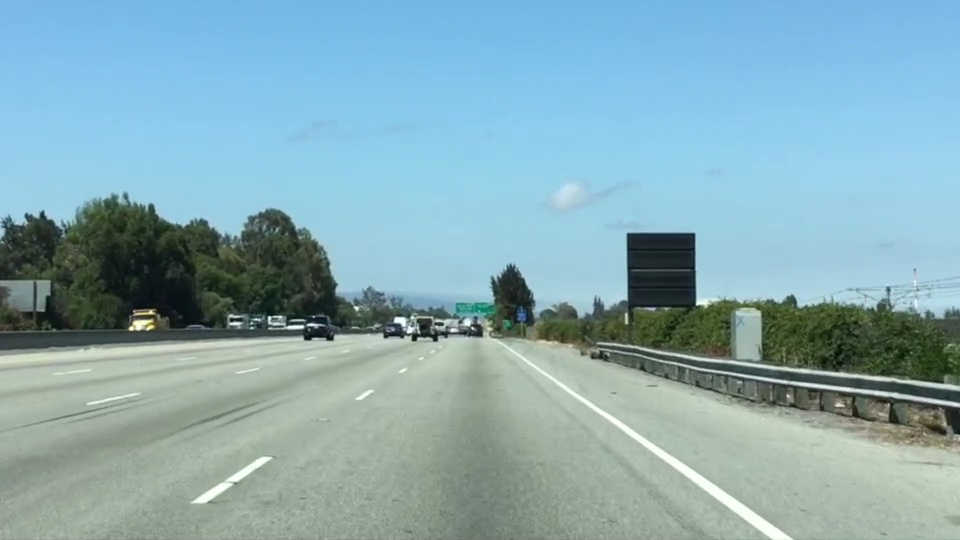
#> input picture P1 - Computer Vision/test.jpg, 960 x 540 px
$ jupyter execute 'Computer Vision.ipynb'
#> lines starting #> are read from the running program, lines starting #| are printed output that depends on the picture; after the words box and inside, x2 and y2 are one past the last pixel; in counts of white or black regions, pixels touching at a corner belong together
[cell 1]
import matplotlib.pyplot as plt
import matplotlib.image as mpimg
import numpy as np

# Color filtering

[cell 2]
# Read in the image and print out some stats
image = mpimg.imread('test.jpg')
#> image is the input picture: shape (540, 960, 3); mean R, G, B 135.5, 171.1, 179.2
print('This image is: ',type(image),
         'with dimensions:', image.shape)
#| This image is:  <class 'numpy.ndarray'> with dimensions: (540, 960, 3)

# Grab the x and y size and make a copy of the image
ysize = image.shape[0]
#> ysize = 540
xsize = image.shape[1]
#> xsize = 960
# Note: always make a copy rather than simply using "="
color_select = np.copy(image)

[cell 3]
# Define our color selection criteria

red_threshold = 200
green_threshold = 200
blue_threshold = 200
rgb_threshold = [red_threshold, green_threshold, blue_threshold]

[cell 4]
# Identify pixels below the threshold
thresholds = (image[:,:,0] < rgb_threshold[0]) \
            | (image[:,:,1] < rgb_threshold[1]) \
            | (image[:,:,2] < rgb_threshold[2])
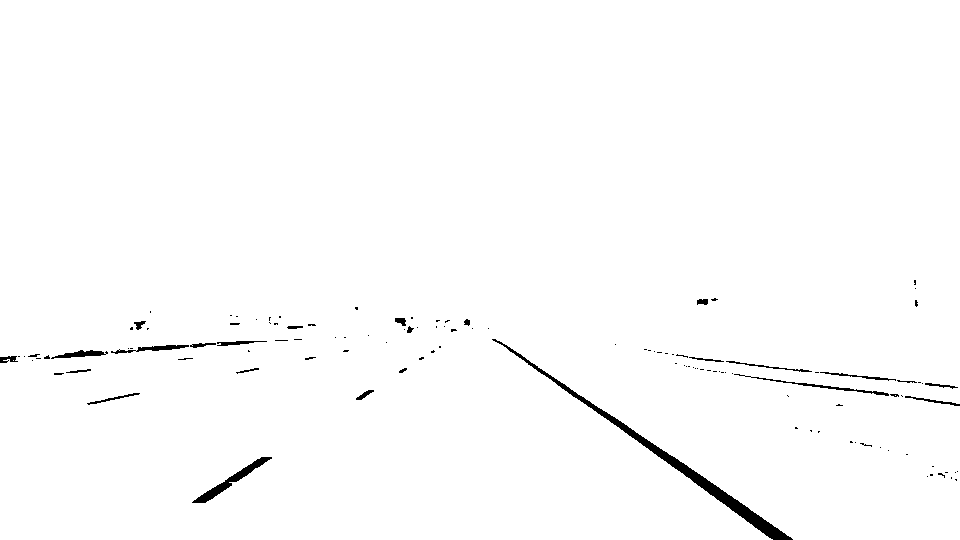
#> thresholds: shape (540, 960) bool; 98.9% white; 121 black regions (95 under 20 px), largest, box (x1, y1, x2, y2) and area: (492, 339, 793, 540) 2493, (192, 457, 272, 503) 624, (734, 374, 889, 396) 302
color_select[thresholds] = [0,0,0]

# Display the image
plt.imshow(color_select)
plt.show()

# Uncomment the following code if you are running the code locally and wish to save the image
# mpimg.imsave("test-after.png", color_select)

# Region Masking

[cell 5]
import matplotlib.pyplot as plt
import matplotlib.image as mpimg
import numpy as np

# Read in the image and print some stats
image = mpimg.imread('test.jpg')
print('This image is: ', type(image),
         'with dimensions:', image.shape)
#| This image is:  <class 'numpy.ndarray'> with dimensions: (540, 960, 3)

# Pull out the x and y sizes and make a copy of the image
ysize = image.shape[0]
xsize = image.shape[1]
region_select = np.copy(image)

# Define a triangle region of interest
# Keep in mind the origin (x=0, y=0) is in the upper left in image processing

left_bottom = [0, 540]
right_bottom = [960, 540]
apex = [480, 330]

# Fit lines (y=Ax+B) to identify the  3 sided region of interest
# np.polyfit() returns the coefficients [A, B] of the fit
fit_left = np.polyfit((left_bottom[0], apex[0]), (left_bottom[1], apex[1]), 1)
fit_right = np.polyfit((right_bottom[0], apex[0]), (right_bottom[1], apex[1]), 1)
fit_bottom = np.polyfit((left_bottom[0], right_bottom[0]), (left_bottom[1], right_bottom[1]), 1)

# Find the region inside the lines
XX, YY = np.meshgrid(np.arange(0, xsize), np.arange(0, ysize))
region_thresholds = (YY > (XX*fit_left[0] + fit_left[1])) & \
                    (YY > (XX*fit_right[0] + fit_right[1])) & \
                    (YY < (XX*fit_bottom[0] + fit_bottom[1]))

# Color pixels red which are inside the region of interest
region_select[region_thresholds] = [255, 0, 0]
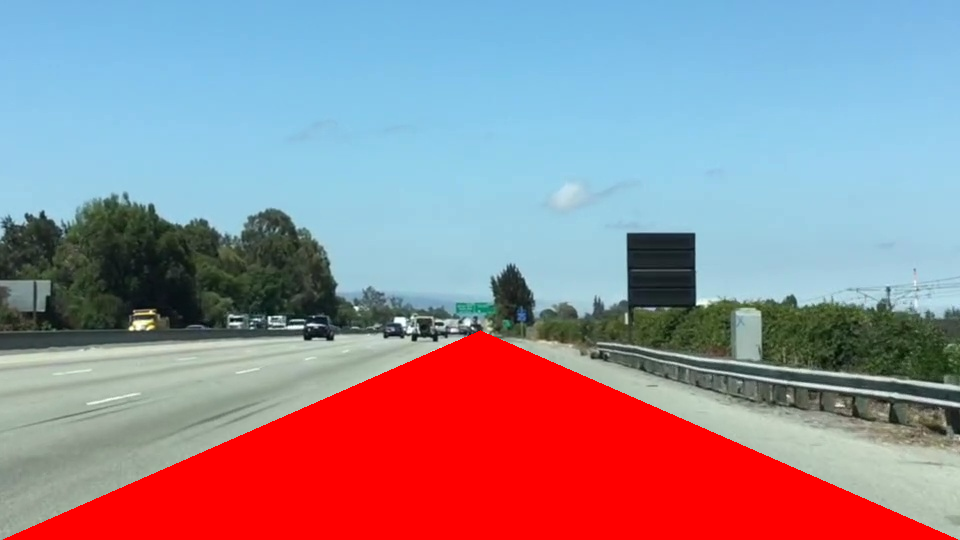
#> region_select: shape (540, 960, 3); 19.36% of pixels changed, all inside (x1, y1, x2, y2) = (3, 330, 958, 540)

# Display the image
plt.imshow(region_select)

# uncomment if plot does not display
# plt.show()

# Color selection and region masking

[cell 6]
# Read in the image
image = mpimg.imread('test.jpg')

# Grab the x and y sizes and make two copies of the image
# With one copy we'll extract only the pixels that meet our selection,
# then we'll paint those pixels red in the original image to see our selection
# overlaid on the original.
ysize = image.shape[0]
xsize = image.shape[1]
color_select= np.copy(image)
line_image = np.copy(image)

# Define our color criteria
red_threshold = 200
green_threshold = 200
blue_threshold = 200
rgb_threshold = [red_threshold, green_threshold, blue_threshold]

# Define a triangle region of interest (Note: if you run this code,
# Keep in mind the origin (x=0, y=0) is in the upper left in image processing

left_bottom = [0, 540]
right_bottom = [960, 540]
apex = [480, 330]

fit_left = np.polyfit((left_bottom[0], apex[0]), (left_bottom[1], apex[1]), 1)
fit_right = np.polyfit((right_bottom[0], apex[0]), (right_bottom[1], apex[1]), 1)
fit_bottom = np.polyfit((left_bottom[0], right_bottom[0]), (left_bottom[1], right_bottom[1]), 1)

# Mask pixels below the threshold
color_thresholds = (image[:,:,0] < rgb_threshold[0]) | \
                    (image[:,:,1] < rgb_threshold[1]) | \
                    (image[:,:,2] < rgb_threshold[2])

# Find the region inside the lines
XX, YY = np.meshgrid(np.arange(0, xsize), np.arange(0, ysize))
region_thresholds = (YY > (XX*fit_left[0] + fit_left[1])) & \
                    (YY > (XX*fit_right[0] + fit_right[1])) & \
                    (YY < (XX*fit_bottom[0] + fit_bottom[1]))
# Mask color selection
color_select[color_thresholds] = [0,0,0]
# Find where image is both colored right and in the region
line_image[~color_thresholds & region_thresholds] = [255,0,0]
#> line_image: shape (540, 960, 3); 0.62% of pixels changed, all inside (x1, y1, x2, y2) = (192, 339, 793, 540)

# Display our two output images
plt.imshow(color_select)
plt.imshow(line_image)

# uncomment if plot does not display
# plt.show()

# Canny edge detection

[cell 7]
import matplotlib.pyplot as plt
import matplotlib.image as mpimg
image = mpimg.imread('exit-ramp.jpg')
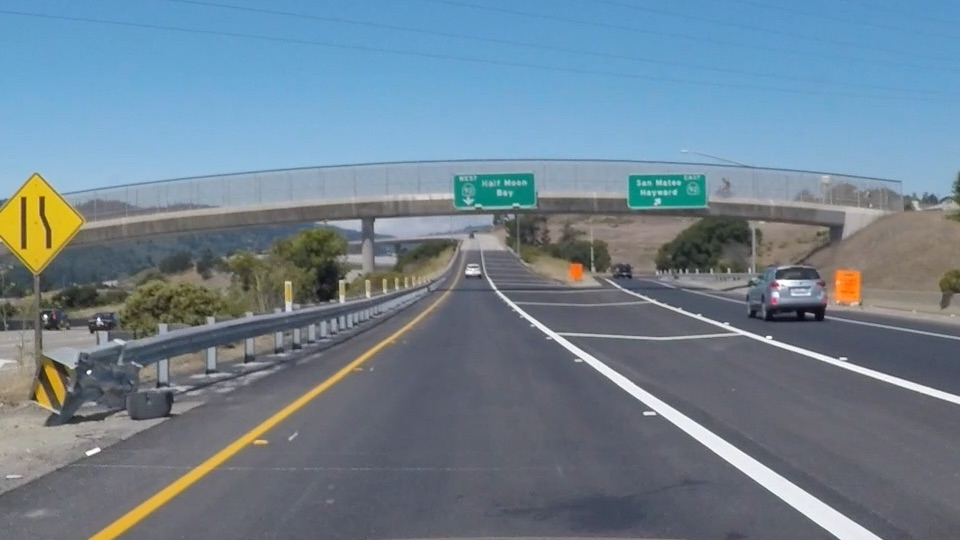
#> input picture P1 - Computer Vision/exit-ramp.jpg, 960 x 540 px
#> image is the input picture: shape (540, 960, 3); mean R, G, B 111.3, 130.2, 144.4
plt.imshow(image)

[cell 8]
import cv2  #bringing in OpenCV libraries
gray = cv2.cvtColor(image, cv2.COLOR_RGB2GRAY) #grayscale conversion
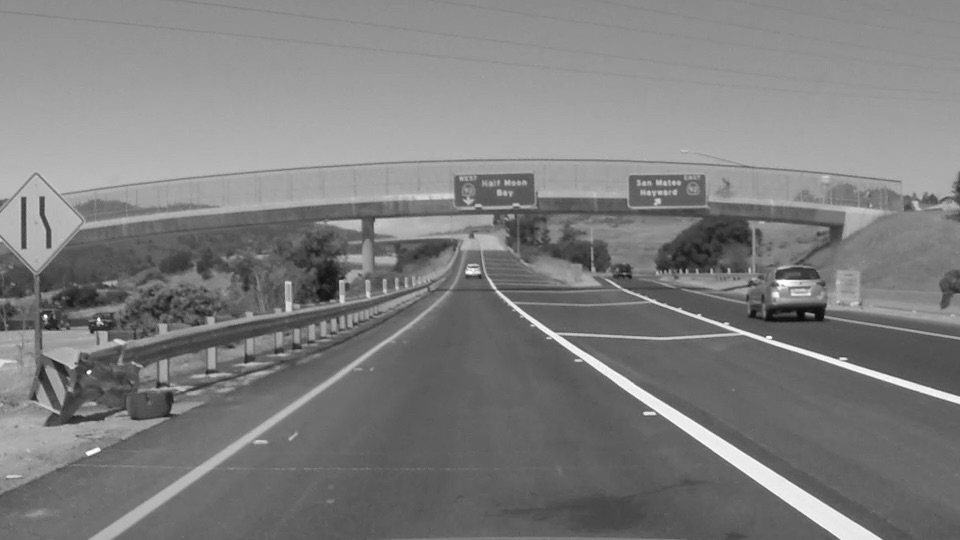
#> gray: shape (540, 960); min 7, max 255, mean 126.2
plt.imshow(gray, cmap='gray')

[cell 9]
#doing all the relevant imports
import matplotlib.pyplot as plt
import matplotlib.image as mpimg
import numpy as np
import cv2

# Read in the image and convert to grayscale
image = mpimg.imread('exit-ramp.jpg')
gray = cv2.cvtColor(image, cv2.COLOR_RGB2GRAY)

# Define a kernel size for Gaussian smoothing / blurring
# Note: this step is optional as cv2.Canny() applies a 5x5 Gaussian internally
kernel_size = 5
blur_gray = cv2.GaussianBlur(gray,(kernel_size, kernel_size), 0)

# Define parameters for Canny and run it
# NOTE: if you try running this code you might want to change these!
low_threshold = 50
high_threshold = 150
edges = cv2.Canny(blur_gray, low_threshold, high_threshold)
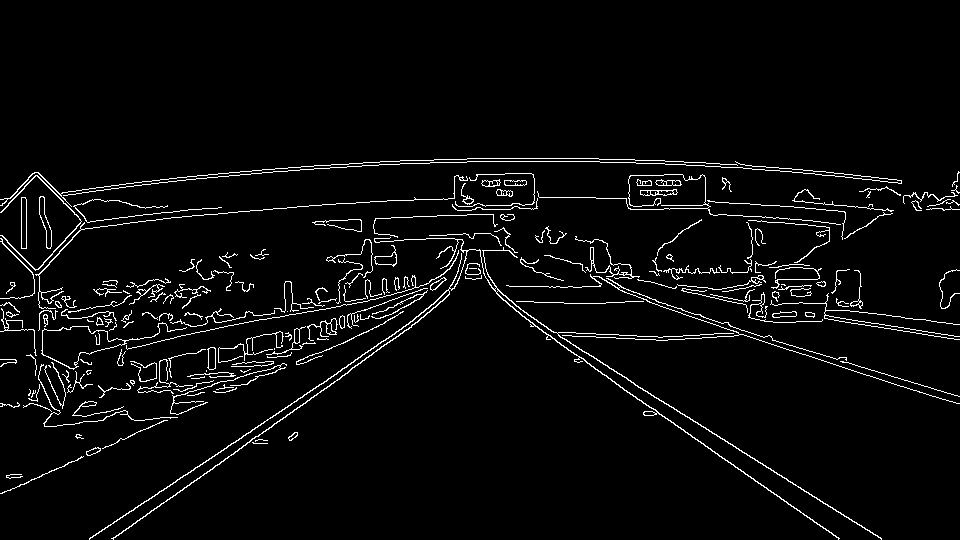
#> edges: shape (540, 960); 3.8% white in thin lines or dots, all inside (x1, y1, x2, y2) = (0, 158, 960, 540)

# Display the image
plt.imshow(edges, cmap='Greys_r')

# Hough transform

[cell 10]
# Do relevant imports
import matplotlib.pyplot as plt
import matplotlib.image as mpimg
import numpy as np
import cv2

# Read in and grayscale the image
image = mpimg.imread('exit-ramp.jpg')
gray = cv2.cvtColor(image,cv2.COLOR_RGB2GRAY)

# Define a kernel size and apply Gaussian smoothing
kernel_size = 5
blur_gray = cv2.GaussianBlur(gray,(kernel_size, kernel_size),0)

# Define our parameters for Canny and apply
low_threshold = 50
high_threshold = 150
masked_edges = cv2.Canny(blur_gray, low_threshold, high_threshold)

# Define the Hough transform parameters
# Make a blank the same size as our image to draw on
rho = 3
theta = 0.1*np.pi/180
threshold = 5
min_line_length = 130
max_line_gap = 10
line_image = np.copy(image)*0 #creating a blank to draw lines on
#> line_image: shape (540, 960, 3); every value is 0

# Run Hough on edge detected image
lines = cv2.HoughLinesP(masked_edges, rho, theta, threshold, np.array([]),
                            min_line_length, max_line_gap)
#> lines = [[247, 366, 437, 287], [616, 384, 839, 538], [112, 538, 417, 322], [541, 324, 709, 431], [228, 212, 398, 200], [658, 398, 844, 516], [187, 474, 401, 329], [96, 190, 270, 172]]

# Iterate over the output "lines" and draw lines on the blank
for line in lines:
    for x1,y1,x2,y2 in line:
        cv2.line(line_image,(x1,y1),(x2,y2),(255,0,0),10)
#> this loop made 8 passes
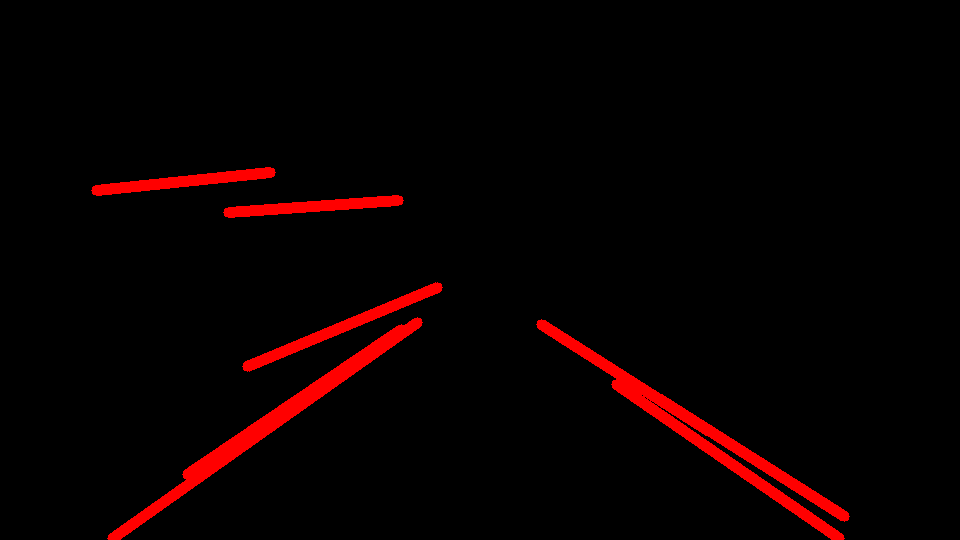
#> line_image: shape (540, 960, 3); mean R, G, B 9.5, 0, 0

# Create a "color" binary image to combine with line image
color_edges = np.dstack((masked_edges, masked_edges, masked_edges))

# Draw the lines on the edge image
combo = cv2.addWeighted(color_edges, 0.8, line_image, 1, 0)
plt.imshow(combo)

[cell 11]
import matplotlib.pyplot as plt
import matplotlib.image as mpimg
import numpy as np
import cv2


# Read in and grayscale the image
image = mpimg.imread('exit-ramp.jpg')
gray = cv2.cvtColor(image,cv2.COLOR_RGB2GRAY)

# Define a kernel size and apply Gaussian smoothing
kernel_size = 7
blur_gray = cv2.GaussianBlur(gray,(kernel_size, kernel_size),0)

# Define our parameters for Canny and apply
low_threshold = 50
high_threshold = 150
edges = cv2.Canny(blur_gray, low_threshold, high_threshold)
#> edges: shape (540, 960); 2.6% white in thin lines or dots, all inside (x1, y1, x2, y2) = (0, 171, 960, 540)

# Next we'll create a masked edges image using cv2.fillPoly()
mask = np.zeros_like(edges)
ignore_mask_color = 255

# This time we are defining a four sided polygon to mask
imshape = image.shape
#> imshape = (540, 960, 3)
vertices = np.array([[(0,imshape[0]),(400, 300), (400, 250), (imshape[1],imshape[0])]], dtype=np.int32)
cv2.fillPoly(mask, vertices, ignore_mask_color)
#> mask: shape (540, 960); 25% white; 1 white region, box (x1, y1, x2, y2) and area: (1, 250, 960, 540) 129440
masked_edges = cv2.bitwise_and(edges, mask)
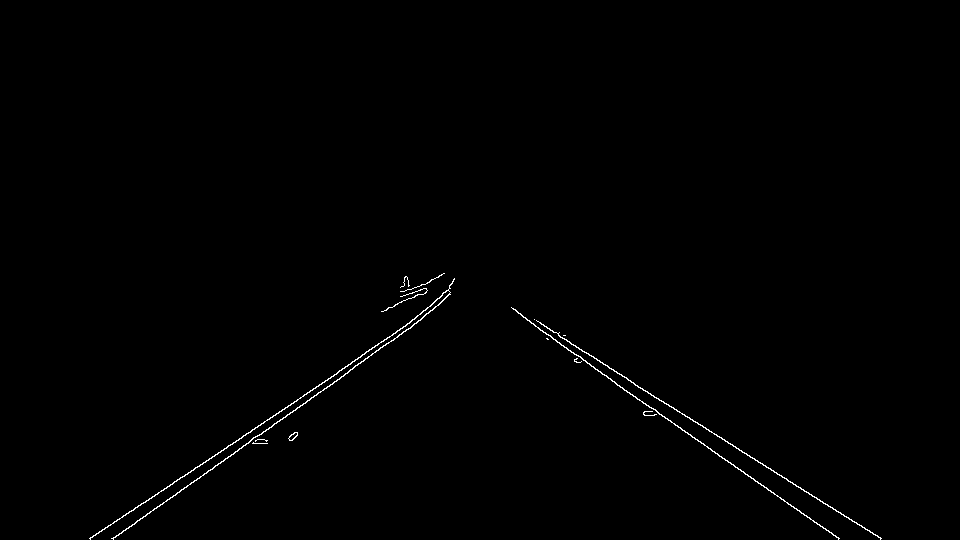
#> masked_edges: shape (540, 960); 0.5% white in thin lines or dots, all inside (x1, y1, x2, y2) = (89, 273, 882, 540)


# Define the Hough transform parameters
# Make a blank the same size as our image to draw on
rho = 1 # distance resolution in pixels of the Hough grid
theta = 0.1*np.pi/180 # angular resolution in radians of the Hough grid
threshold = 1     # minimum number of votes (intersections in Hough grid cell)
min_line_length = 70 #minimum number of pixels making up a line
max_line_gap = 7    # maximum gap in pixels between connectable line segments
line_image = np.copy(image)*0 # creating a blank to draw lines on

# Run Hough on edge detected image
# Output "lines" is an array containing endpoints of detected line segments
lines = cv2.HoughLinesP(masked_edges, rho, theta, threshold, np.array([]),
                            min_line_length, max_line_gap)
#> lines = 14 rows, first 6: [113, 538, 352, 369], [89, 538, 212, 456], [214, 456, 328, 378], [560, 337, 738, 448], [535, 326, 838, 539], [706, 429, 881, 538]

# Iterate over the output "lines" and draw lines on a blank image
for line in lines:
    for x1,y1,x2,y2 in line:
        cv2.line(line_image,(x1,y1),(x2,y2),(255,0,0),10)
#> this loop made 14 passes
#> line on passes 1 to 12: [[113, 538, 352, 369]], [[89, 538, 212, 456]], [[214, 456, 328, 378]], [[560, 337, 738, 448]], [[535, 326, 838, 539]], [[706, 429, 881, 538]], [[334, 381, 420, 320]], [[269, 419, 415, 318]], [[202, 464, 276, 413]], [[544, 326, 626, 377]], [[774, 472, 880, 538]], [[727, 460, 838, 538]]
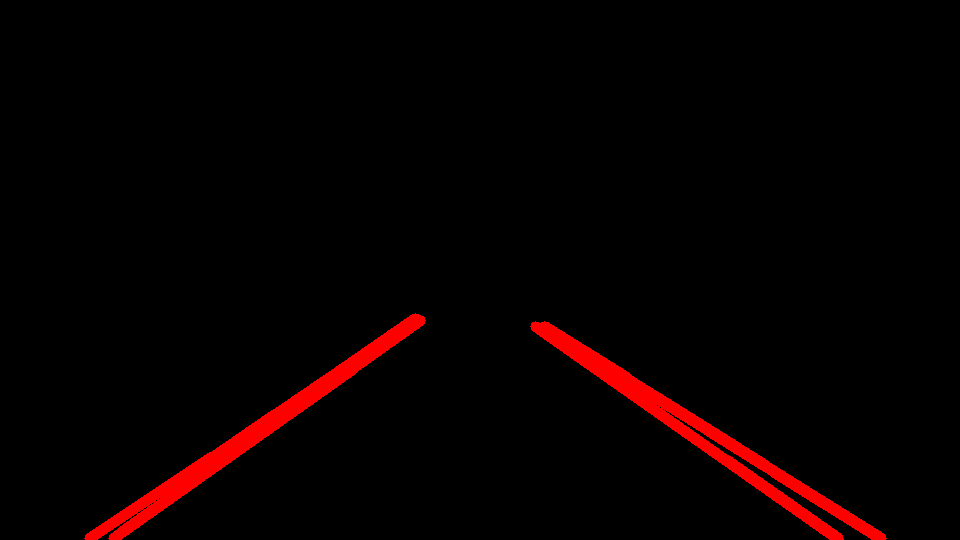
#> line_image: shape (540, 960, 3); mean R, G, B 7.9, 0, 0

# Create a "color" binary image to combine with line image
color_edges = np.dstack((edges, edges, edges))

# Draw the lines on the edge image
lines_edges = cv2.addWeighted(color_edges, 0.8, line_image, 1, 0)
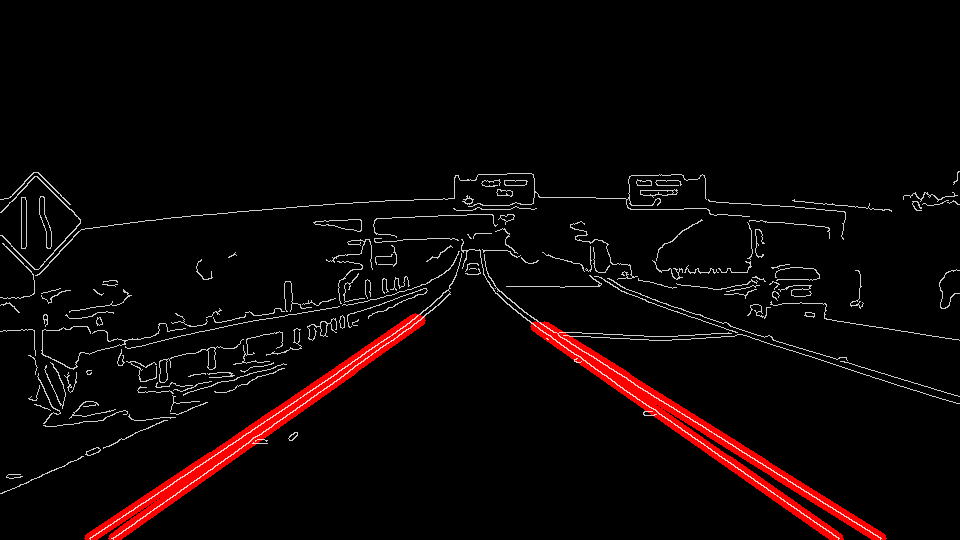
#> lines_edges: shape (540, 960, 3); mean of channels 0, 1, 2 12.3, 5.3, 5.3; drawn as R, G, B
plt.imshow(lines_edges)
